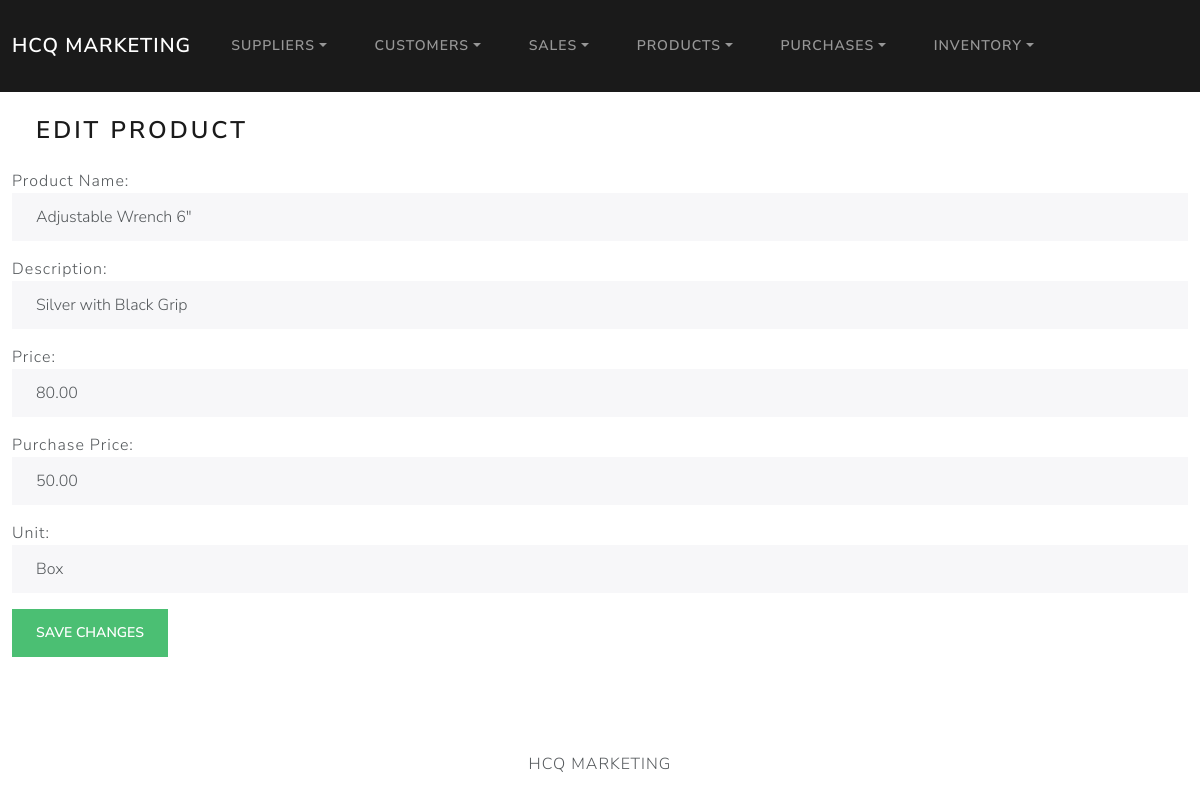
Page /edit/1/ on the committed database.
### products/models.py (models this page shows, shortened)
class Product(models.Model):
    product_code = models.CharField(max_length=100 ,default='DEFAULT_CODE')
    product_name = models.CharField(max_length=100)
    product_descript = models.TextField()
    product_price = models.DecimalField(max_digits=10, decimal_places=2)
    product_unit = models.CharField(max_length=50)
    purchase_price = models.DecimalField(max_digits=10, decimal_places=2, null=True, blank=True)  # Price from supplier (optional)

### products/views.py (the view)
# urls.py: path('edit/<int:product_id>/', views.product_edit, name='product_edit'),
def product_edit(request, product_id):
    product = get_object_or_404(Product, id=product_id)
    if request.method == 'POST':
        form = ProductForm(request.POST, instance=product)
        if form.is_valid():
            form.save()
            return redirect('products_index')  # Updated to match your URL pattern
    else:
        form = ProductForm(instance=product)
    return render(request, 'products/product_edit.html', {'form': form})

### products/forms.py
class ProductForm(forms.ModelForm):
    class Meta:
        model = Product
        fields = ['product_name', 'product_descript', 'product_price', 'purchase_price', 'product_unit']  # Added purchase_price to fields
        labels = {
            'product_name': 'Product Name',
            'product_descript': 'Description',
            'product_price': 'Price',
            'purchase_price': 'Purchase Price',  # Added label for purchase_price
            'product_unit': 'Unit',
        }
        widgets = {
            'product_name': forms.TextInput(attrs={'class': 'form-control'}),
            'product_descript': forms.TextInput(attrs={'class': 'form-control'}),
            'product_price': forms.NumberInput(attrs={'class': 'form-control'}),
            'purchase_price': forms.NumberInput(attrs={'class': 'form-control'}),  # Added widget for purchase_price
            'product_unit': forms.TextInput(attrs={'class': 'form-control'}),
        }

### products/templates/products/product_edit.html (shortened to what this page needs)
{% extends "base.html" %}
{% block body %}
<h3 class="m-4">Edit Product</h3>
<form method="POST">
    {{ form.as_p }}
    <button type="submit" class="btn btn-success">Save Changes</button>
</form>
{% endblock %}

### rows in the picture
Product: product_name "Adjustable Wrench 6\"", product_descript "Silver with Black Grip", product_price "80.00", purchase_price "50.00", product_unit "Box"
